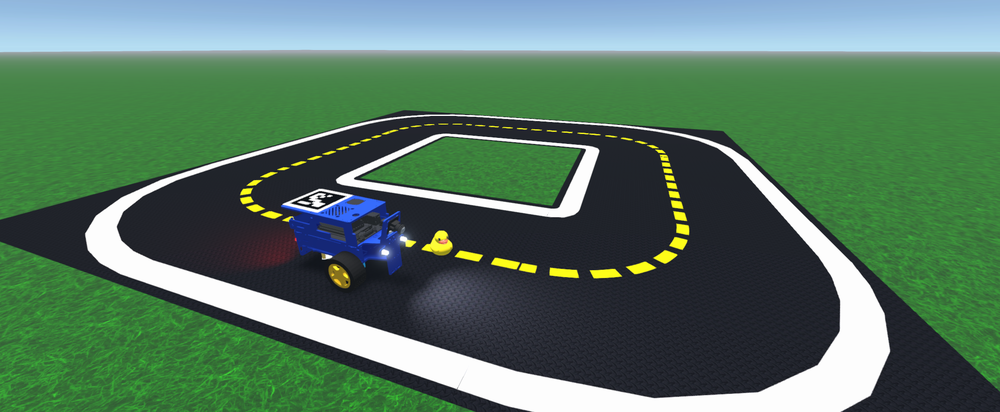
#> input picture utils/environment.png, 1000 x 412 px, shrunk from 2320 x 956 before the run
$ python -i paint_mask.py   (imports and definitions only)
#> lines starting #> are read from the running program, lines starting #| are printed output that depends on the picture; after the words box and inside, x2 and y2 are one past the last pixel; in counts of white or black regions, pixels touching at a corner belong together
"""Shared paint selection and optional rejection of purple carpet or bright floor."""

import cv2
import numpy as np

DEFAULT_FLOOR_FILTER = {
    "enabled": False,
    "road_value_max": 110,
    "road_saturation_max": 120,
    "minimum_road_fraction": .02,
    "maximum_paint_area_fraction": .35,
    "maximum_paint_width_fraction": .25,
    "minimum_tape_aspect_ratio": 2.5,
    "road_neighbourhood": 2,
    "excluded_floor_hsv_lower": [130, 20, 0],
    "excluded_floor_hsv_upper": [179, 255, 255],
}


def floor_camera_settings(settings, enabled=None, road_value_max=None):
    """Copy settings so preview overrides never mutate a loaded checkpoint."""
    copied = dict(settings)
    floor = dict(DEFAULT_FLOOR_FILTER)
    floor.update(copied.get("floor_filter", {}))
    if enabled is not None:
        floor["enabled"] = bool(enabled)
    if road_value_max is not None:
        if not 0 <= road_value_max <= 255:
            raise ValueError("Road brightness must be between 0 and 255")
        floor["road_value_max"] = int(road_value_max)
    copied["floor_filter"] = floor
    return copied


class FloorPaintFilter:
    """Keep compact paint pieces adjacent to the main dark road component.

    Assumes white/yellow markings on a dark road or mat. Purple carpet is
    excluded by hue; broad bright floor components are rejected by thickness.
    This is an image heuristic; its thresholds need checking on the real camera.
    """

    def __init__(self, settings=None):
        self.settings = dict(DEFAULT_FLOOR_FILTER)
        self.settings.update(settings or {})

    def apply(self, hsv, white, yellow):
        settings = self.settings
        if not settings["enabled"]:
            return white, yellow
        # Washed-out purple carpet may satisfy the white threshold; dark
        # purple carpet may satisfy the road threshold. Exclude it from both.
        excluded = cv2.inRange(hsv, tuple(settings["excluded_floor_hsv_lower"]),
                               tuple(settings["excluded_floor_hsv_upper"]))
        keep = cv2.bitwise_not(excluded)
        white = cv2.bitwise_and(white, keep)
        yellow = cv2.bitwise_and(yellow, keep)
        road = cv2.inRange(hsv, (0, 0, 0),
                           (179, int(settings["road_saturation_max"]), int(settings["road_value_max"])))
        road = cv2.bitwise_and(road, keep)
        count, labels, stats, _ = cv2.connectedComponentsWithStats(road)
        empty = np.zeros_like(white)
        if count <= 1:
            return empty, empty.copy()
        main = 1 + int(np.argmax(stats[1:, cv2.CC_STAT_AREA]))
        if stats[main, cv2.CC_STAT_AREA] < road.size * settings["minimum_road_fraction"]:
            return empty, empty.copy()
        road = np.uint8(labels == main) * 255
        radius = max(0, int(settings["road_neighbourhood"]))
        road = cv2.dilate(road, np.ones((2 * radius + 1, 2 * radius + 1), np.uint8))
        return self._supported_paint(white, road), self._supported_paint(yellow, road)

    def _supported_paint(self, paint, road):
        height, width = paint.shape
        count, labels, stats, _ = cv2.connectedComponentsWithStats(paint)
        output = np.zeros_like(paint)
        maximum_area = paint.size * self.settings["maximum_paint_area_fraction"]
        maximum_width = max(2., width * self.settings["maximum_paint_width_fraction"])
        for label in range(1, count):
            component = labels == label
            coordinates = np.float32(np.column_stack(np.nonzero(component)))
            _, dimensions, _ = cv2.minAreaRect(coordinates)
            aspect_ratio = max(dimensions) / max(min(dimensions), 1.)
            tape_shaped = aspect_ratio >= self.settings["minimum_tape_aspect_ratio"]
            # Distance to the component edge measures perpendicular thickness;
            # a nearby diagonal tape line can occupy many columns in each row.
            padded = np.pad(np.uint8(component), 1)
            distance = cv2.distanceTransform(padded, cv2.DIST_L2, 5)
            thickness = 2. * float(distance.max()) - 1.
            # Nearby tape widens with perspective. Preserve an elongated
            # stroke even when its nearest section exceeds the width limit;
            # broad patches still fail the area/thickness checks.
            broad = thickness > maximum_width or stats[label, cv2.CC_STAT_AREA] > maximum_area
            if broad and not tape_shaped:
                continue
            if np.any(component & (road > 0)):
                output[component] = 255
        return output


def paint_masks(image, settings=None):
    """Return white/yellow masks used by both the reward and CNN input."""
    settings = {} if settings is None else settings
    hsv = cv2.cvtColor(image, cv2.COLOR_RGB2HSV)
#> hsv: shape (412, 1000, 3); mean H, S, V 79.1, 88.6, 126.6
    white = cv2.inRange(hsv, tuple(settings.get("white_hsv_lower", (0, 0, 120))),
                        tuple(settings.get("white_hsv_upper", (179, 100, 255))))
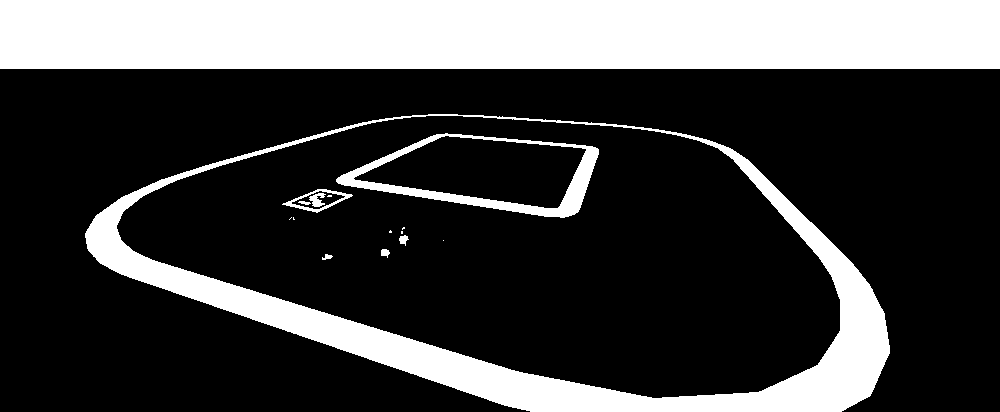
#> white: shape (412, 1000); 26.1% white; 16 white regions (7 under 20 px), largest, box (x1, y1, x2, y2) and area: (0, 0, 1000, 69) 69000, (85, 114, 890, 412) 33685, (336, 133, 599, 218) 4217
    yellow = cv2.inRange(hsv, tuple(settings.get("yellow_hsv_lower", (12, 60, 80))),
                         tuple(settings.get("yellow_hsv_upper", (42, 255, 255))))
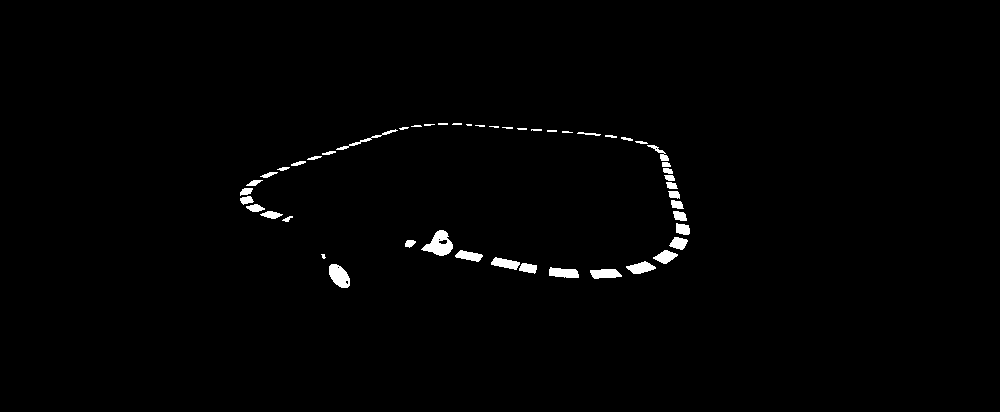
#> yellow: shape (412, 1000); 1.1% white; 50 white regions (10 under 20 px), largest, box (x1, y1, x2, y2) and area: (421, 230, 453, 256) 456, (329, 264, 350, 288) 351, (549, 267, 579, 278) 253
    return FloorPaintFilter(settings.get("floor_filter")).apply(hsv, white, yellow)

>>> import cv2
>>> picture = cv2.cvtColor(cv2.imread('environment.png'), cv2.COLOR_BGR2RGB)
>>> result = paint_masks(picture)
